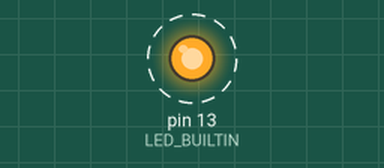
The sketch below on a simulated Arduino Uno, built with avr-gcc and run on an emulated ATmega328P. Parts: output pins drawn as LEDs (lit = HIGH). Dashed ring = blinking. What the sketch prints to the serial monitor is not drawn.

Above: at 0.5 s.
Timing chart, 0 to 4.6 s (numbered marks = the images above):
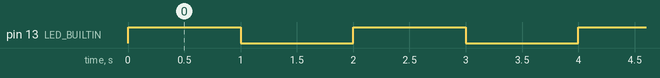

Measured:
- by itself, pin 13 (LED_BUILTIN): alternates HIGH for 1.0 s and LOW for 1.0 s

The sketch:

led_blink.ino
```cpp
/*
  LED Blink Test for Arduino UNO R4 WiFi
  This sketch blinks the built-in LED on pin 13
*/

void setup() {
  // Initialize the built-in LED pin as an output
  pinMode(LED_BUILTIN, OUTPUT);

  // Initialize serial communication at 9600 bits per second
  Serial.begin(9600);
  Serial.println("Arduino UNO R4 WiFi - LED Blink Test");
}

void loop() {
  digitalWrite(LED_BUILTIN, HIGH);   // Turn the LED on
  Serial.println("LED ON");
  delay(1000);                       // Wait for a second

  digitalWrite(LED_BUILTIN, LOW);    // Turn the LED off
  Serial.println("LED OFF");
  delay(1000);                       // Wait for a second
}
```
